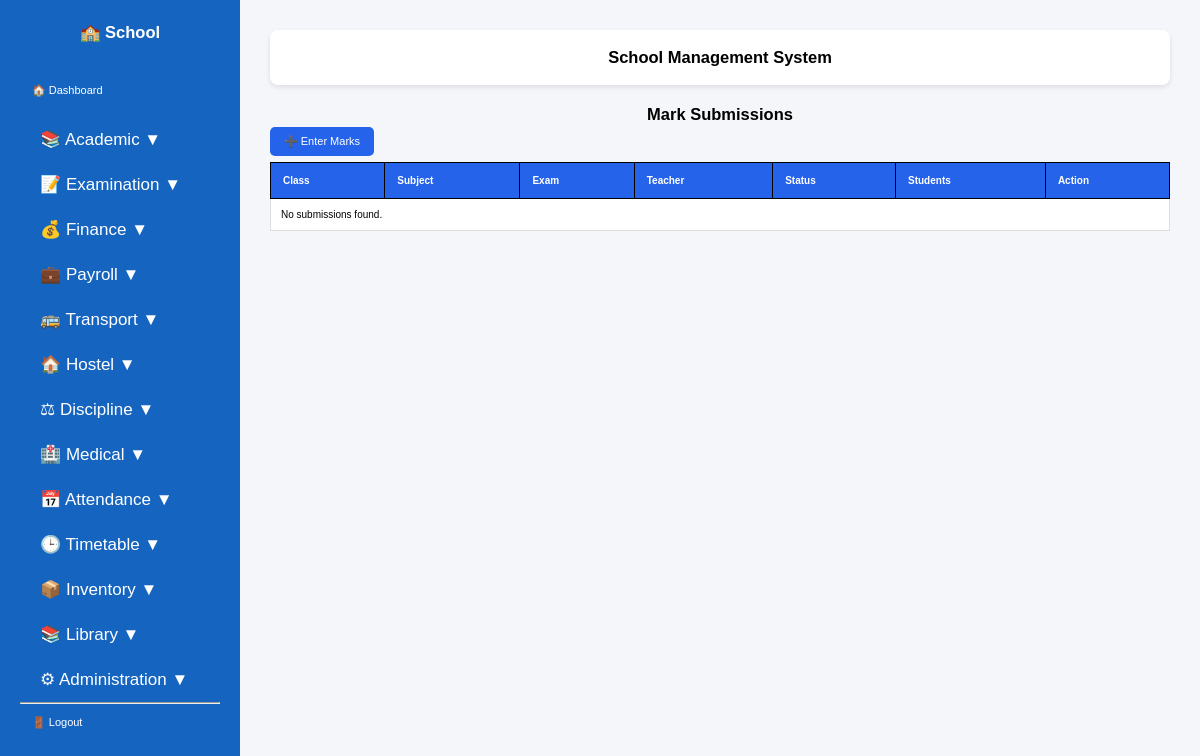
/mark-submissions/ (signed in), run on an earlier commit of the app's database.
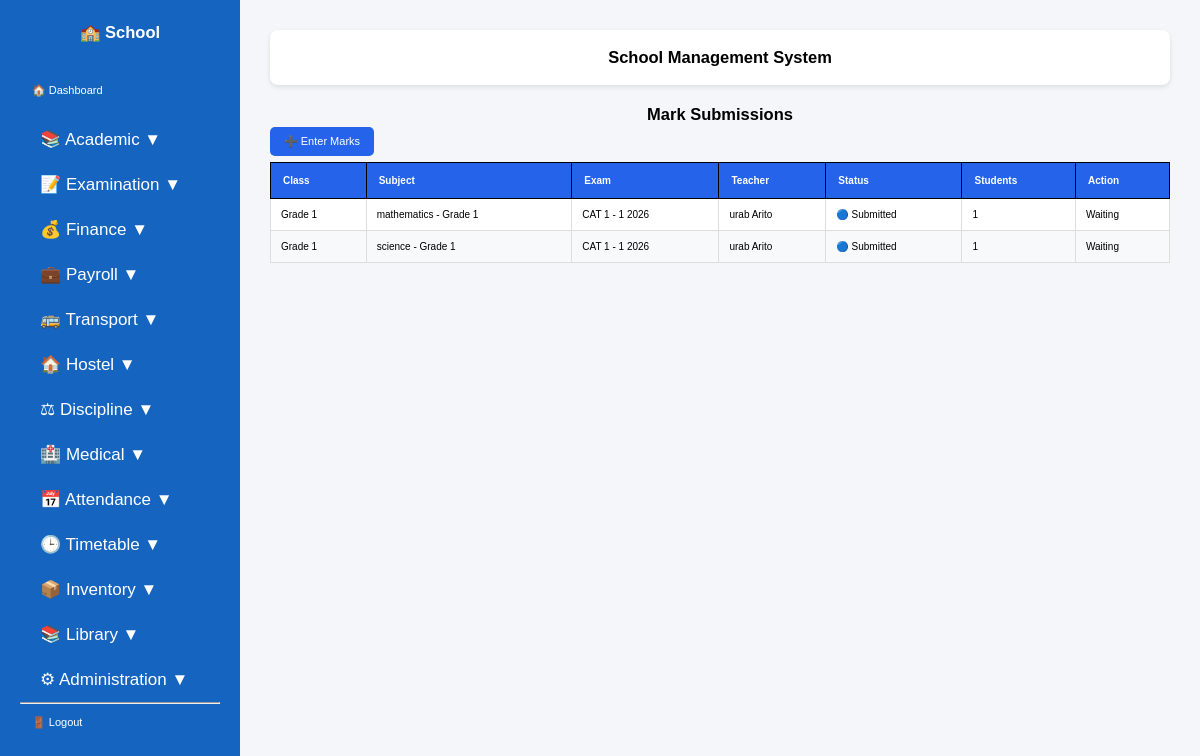
And on a later commit of the database.
### students/models.py (models this page shows, shortened)
class MarkSubmission(models.Model):
    STATUS_CHOICES = [
        ("DRAFT", "Draft"),
        ("SUBMITTED", "Submitted"),
        ("APPROVED", "Approved"),
        ("REJECTED", "Rejected"),
    ]
    teacher = models.ForeignKey(
        Teacher,
        on_delete=models.CASCADE,
    )
    school_class = models.ForeignKey(
        SchoolClass,
        on_delete=models.CASCADE,
    )
    subject = models.ForeignKey(
        Subject,
        on_delete=models.CASCADE,
    )
    exam = models.ForeignKey(
        Exam,
        on_delete=models.CASCADE,
    )
    status = models.CharField(
        max_length=20,
        choices=STATUS_CHOICES,
        default="DRAFT",
    )
    submitted_at = models.DateTimeField(
        auto_now_add=True,
    )
    approved_at = models.DateTimeField(
        null=True,
        blank=True,
    )
    approved_by = models.ForeignKey(
        User,
        null=True,
        blank=True,
        on_delete=models.SET_NULL,
        related_name="approved_mark_batches",
    )
    class Meta:
        unique_together = (
            "school_class",
            "subject",
            "exam",
        )

class SchoolClass(models.Model):
    name = models.CharField(max_length=50, unique=True)
    class_teacher = models.ForeignKey(
        Teacher,
        on_delete=models.SET_NULL,
        null=True,
        blank=True,
        related_name="class_teacher_for",
    )
    def __str__(self):
        return self.name

class Subject(models.Model):
    name = models.CharField(max_length=100)
    code = models.CharField(max_length=20, unique=True)
    school_class = models.ForeignKey(
        SchoolClass,
        on_delete=models.CASCADE,
        related_name="subjects",
        null=True,
        blank=True,
    )
    teacher = models.ForeignKey(
        Teacher,
        on_delete=models.SET_NULL,
        null=True,
        blank=True,
        related_name="subjects",
    )
    def __str__(self):
        if self.school_class:
            return f"{self.name} - {self.school_class.name}"
        return self.name

class Exam(models.Model):
    name = models.CharField(max_length=100)
    term = models.CharField(max_length=50)
    year = models.IntegerField()
    STATUS_CHOICES = [
        ("OPEN", "Open"),
        ("CLOSED", "Closed"),
    ]
    status = models.CharField(
        max_length=10,
        choices=STATUS_CHOICES,
        default="OPEN",
    )
    def __str__(self):
        return f"{self.name} - {self.term} {self.year}"

class Teacher(models.Model):
    user = models.OneToOneField(
        User,
        on_delete=models.CASCADE,
        null=True,
        blank=True,
        related_name="teacher_profile",
    )
    employee_number = models.CharField(max_length=20, unique=True)
    first_name = models.CharField(max_length=100)
    last_name = models.CharField(max_length=100)
    gender = models.CharField(max_length=10)
    phone = models.CharField(max_length=20)
    email = models.EmailField(blank=True)
    def __str__(self):
        return f"{self.first_name} {self.last_name}"

### students/view_modules/examination.py (the view)
@login_required
@admin_or_teacher
def mark_submission_list(request):
    if request.user.is_superuser:
        submissions = MarkSubmission.objects.all()
    else:
        teacher = request.user.teacher_profile
        submissions = MarkSubmission.objects.filter(
            teacher=teacher
        )
    return render(
        request,
        "students/mark_submission_list.html",
        {
            "submissions": submissions,
        },
    )

### templates/students/mark_submission_list.html
{% extends "base.html" %}
{% block content %}
<h2>Mark Submissions</h2>
<p>
    <a href="{% url 'add_mark' %}" class="btn btn-primary">
        ➕ Enter Marks
    </a>
</p>
<table class="table table-bordered table-striped">
    <thead>
        <tr>
            <th>Class</th>
            <th>Subject</th>
            <th>Exam</th>
            <th>Teacher</th>
            <th>Status</th>
            <th>Students</th>
            <th>Action</th>
        </tr>
    </thead>
    <tbody>
    {% for submission in submissions %}
        <tr>
            <td>{{ submission.school_class }}</td>
            <td>{{ submission.subject }}</td>
            <td>{{ submission.exam }}</td>
            <td>{{ submission.teacher }}</td>
            <td>
                {% if submission.status == "DRAFT" %}
                    🟡 Draft
                {% elif submission.status == "SUBMITTED" %}
                    🔵 Submitted
                {% elif submission.status == "APPROVED" %}
                    🟢 Approved
                {% else %}
                    🔴 Rejected
                {% endif %}
            </td>
            <td>
                {{ submission.marks.count }}
            </td>
            <td>
                {% if submission.status == "DRAFT" %}
                    <a
                        href="{% url 'submit_mark_submission' submission.id %}"
                        class="btn btn-success btn-sm">
                        📤 Submit
                    </a>
                {% else %}
                    <span class="text-muted">
                        Waiting
                    </span>
                {% endif %}
            </td>
        </tr>
    {% empty %}
        <tr>
            <td colspan="7">
                No submissions found.
            </td>
        </tr>
    {% endfor %}
    </tbody>
</table>
{% endblock %}

What changed in the data, as far as the page shows it:
added MarkSubmission: school_class "Grade 1", subject "mathematics - Grade 1", exam "CAT 1 - 1 2026", teacher "urab Arito", status "🔵 Submitted", marks.count "1"
added MarkSubmission: school_class "Grade 1", subject "science - Grade 1", exam "CAT 1 - 1 2026", teacher "urab Arito", status "🔵 Submitted", marks.count "1"
Also different on the page:
text no longer shown: "No submissions found."
